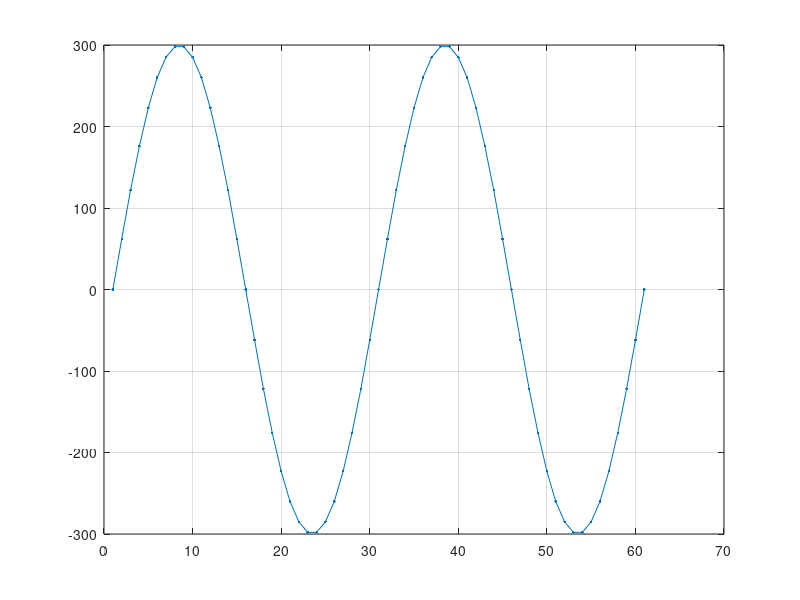

Source code (MATLAB): (Note: this script raises an error after producing the figure.)
% Generate sine wave to hex file:
sinehexfile = '../simdata/sine.hex';
nsamples = 30;
periods = 2;
amp = 300;
x = int32( sin( (0:nsamples*periods) / nsamples * 2 * pi ) * amp );

plot(x,'.-');
grid on;

fpsine = fopen(sinehexfile,'w+');
for i=1:nsamples*periods+1
    if ( x(i) >=0 )
      fprintf(fpsine, '%05X\n', x(i) );
    else
      fprintf(fpsine, '%05X\n', int32( 2^18 + x(i) ) );    
    end
end

fprintf('Wrote %d samples.\n', nsamples*periods );